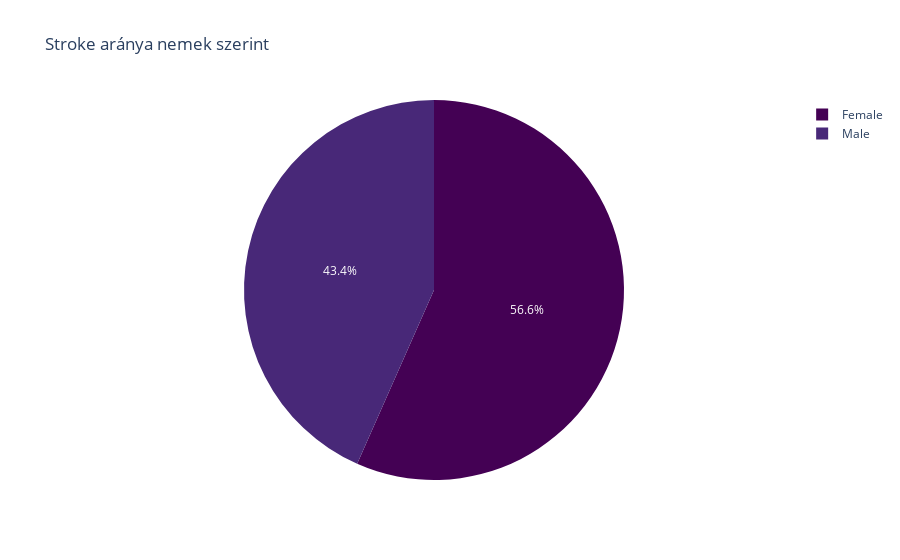
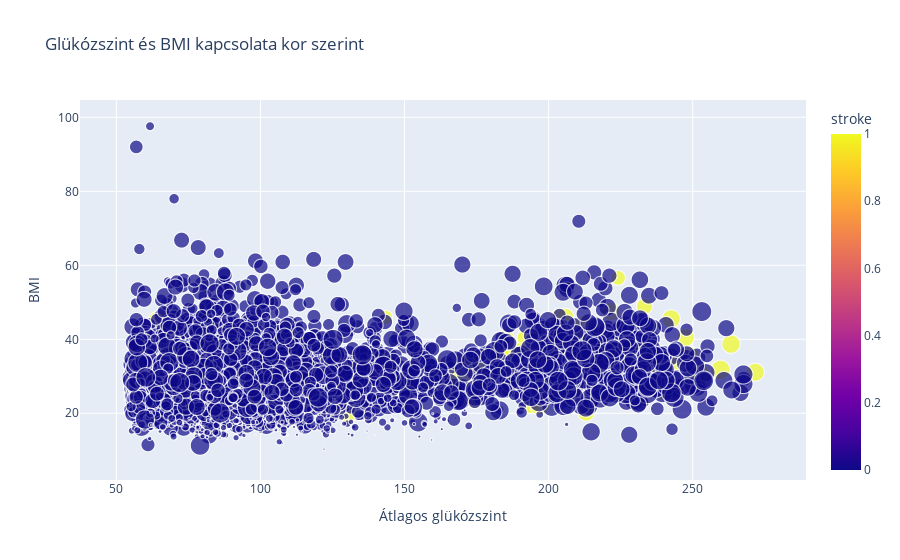
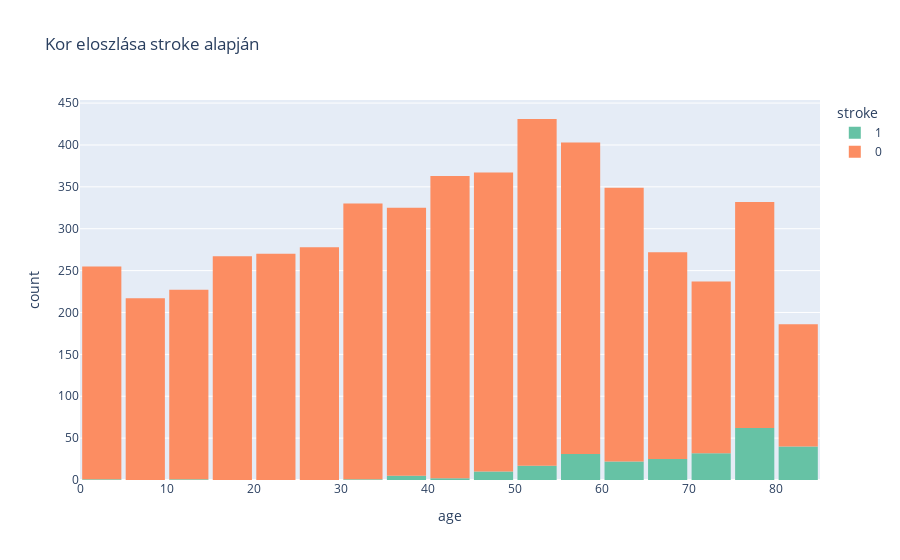
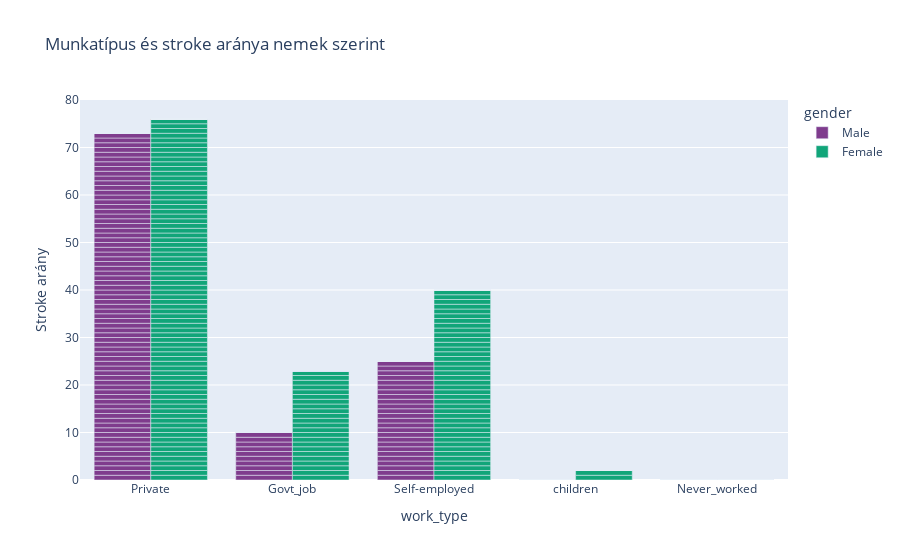

Notebook code for these charts, in order:
### Code cell
import plotly.express as px
data_cleaned = data.copy()
data_cleaned['bmi'] = data_cleaned['bmi'].fillna(data_cleaned['bmi'].mean())
data_cleaned = data_cleaned[data_cleaned['gender'] != 'Other']
data_cleaned = data_cleaned.drop_duplicates()

data_shape_after_cleaning = data_cleaned.shape
missing_values_after_cleaning = data_cleaned.isnull().sum()

print("Adathalmaz tisztítása után:")
print("Adathalmaz mérete:", data_shape_after_cleaning)
print("Hiányzó értékek oszloponként:")
print(missing_values_after_cleaning)


fig1 = px.pie(
    data_frame=data,
    names='gender',
    values='stroke',
    title='Stroke aránya nemek szerint',
    color_discrete_sequence=px.colors.sequential.Viridis
)
fig1.show()


fig2 = px.scatter(
    data_frame=data,
    x='avg_glucose_level',
    y='bmi',
    size='age',
    color='stroke',
    hover_data=['gender', 'work_type'],
    title='Glükózszint és BMI kapcsolata kor szerint',
    labels={'avg_glucose_level': 'Átlagos glükózszint', 'bmi': 'BMI'}
)
fig2.show()


fig3 = px.histogram(
    data_frame=data,
    x='age',
    color='stroke',
    nbins=20,
    title='Kor eloszlása stroke alapján',
    color_discrete_sequence=px.colors.qualitative.Set2
)
fig3.update_layout(bargap=0.1)
fig3.show()


fig4 = px.bar(
    data_frame=data,
    x='work_type',
    y='stroke',
    color='gender',
    barmode='group',
    title='Munkatípus és stroke aránya nemek szerint',
    labels={'stroke': 'Stroke arány'},
    color_discrete_sequence=px.colors.qualitative.Bold
)
fig4.show()


age_stroke_ratio = data.groupby('age')['stroke'].mean().reset_index()
fig5 = px.line(
    data_frame=age_stroke_ratio,
    x='age',
    y='stroke',
    title='Stroke aránya az életkor szerint',
    labels={'stroke': 'Stroke arány', 'age': 'Kor'},
    line_shape='spline'
)
fig5.show()

### Figure 1 — Plotly figure (JSON) as saved in the notebook; plotly's stock layout.template omitted (floating-point values rounded to 4 significant figures; data arrays with more than 128 entries replaced by an {"elided": "..."} marker saying what was removed)
{"data": [{"domain": {"x": [0, 1], "y": [0, 1]}, "hovertemplate": "gender=%{label}<br>stroke=%{value}<extra></extra>", "labels": {"elided": "5109 str values"}, "legendgroup": "", "name": "", "showlegend": true, "type": "pie", "values": {"elided": "5109 int values"}}], "layout": {"legend": {"tracegroupgap": 0}, "piecolorway": ["#440154", "#482878", "#3e4989", "#31688e", "#26828e", "#1f9e89", "#35b779", "#6ece58", "#b5de2b", "#fde725"], "title": {"text": "Stroke aránya nemek szerint"}}}

### Figure 2 — Plotly figure (JSON) as saved in the notebook; plotly's stock layout.template omitted (floating-point values rounded to 4 significant figures; data arrays with more than 128 entries replaced by an {"elided": "..."} marker saying what was removed)
{"data": [{"customdata": {"elided": "5109x2 str values"}, "hovertemplate": "Átlagos glükózszint=%{x}<br>BMI=%{y}<br>age=%{marker.size}<br>gender=%{customdata[0]}<br>work_type=%{customdata[1]}<br>stroke=%{marker.color}<extra></extra>", "legendgroup": "", "marker": {"color": {"elided": "5109 int values"}, "coloraxis": "coloraxis", "size": {"elided": "5109 float values"}, "sizemode": "area", "sizeref": 0.205, "symbol": "circle"}, "mode": "markers", "name": "", "showlegend": false, "type": "scattergl", "x": {"elided": "5109 float values"}, "xaxis": "x", "y": {"elided": "5109 float values"}, "yaxis": "y"}], "layout": {"coloraxis": {"colorbar": {"title": {"text": "stroke"}}, "colorscale": [[0, "#0d0887"], [0.1111, "#46039f"], [0.2222, "#7201a8"], [0.3333, "#9c179e"], [0.4444, "#bd3786"], [0.5556, "#d8576b"], [0.6667, "#ed7953"], [0.7778, "#fb9f3a"], [0.8889, "#fdca26"], [1, "#f0f921"]]}, "legend": {"itemsizing": "constant", "tracegroupgap": 0}, "title": {"text": "Glükózszint és BMI kapcsolata kor szerint"}, "xaxis": {"anchor": "y", "domain": [0, 1], "title": {"text": "Átlagos glükózszint"}}, "yaxis": {"anchor": "x", "domain": [0, 1], "title": {"text": "BMI"}}}}

### Figure 3 — Plotly figure (JSON) as saved in the notebook; plotly's stock layout.template omitted (floating-point values rounded to 4 significant figures; data arrays with more than 128 entries replaced by an {"elided": "..."} marker saying what was removed)
{"data": [{"alignmentgroup": "True", "bingroup": "x", "hovertemplate": "stroke=1<br>age=%{x}<br>count=%{y}<extra></extra>", "legendgroup": "1", "marker": {"color": "rgb(102,194,165)", "pattern": {"shape": ""}}, "name": "1", "nbinsx": 20, "offsetgroup": "1", "orientation": "v", "showlegend": true, "type": "histogram", "x": {"elided": "249 float values"}, "xaxis": "x", "yaxis": "y"}, {"alignmentgroup": "True", "bingroup": "x", "hovertemplate": "stroke=0<br>age=%{x}<br>count=%{y}<extra></extra>", "legendgroup": "0", "marker": {"color": "rgb(252,141,98)", "pattern": {"shape": ""}}, "name": "0", "nbinsx": 20, "offsetgroup": "0", "orientation": "v", "showlegend": true, "type": "histogram", "x": {"elided": "4860 float values"}, "xaxis": "x", "yaxis": "y"}], "layout": {"bargap": 0.1, "barmode": "relative", "legend": {"title": {"text": "stroke"}, "tracegroupgap": 0}, "title": {"text": "Kor eloszlása stroke alapján"}, "xaxis": {"anchor": "y", "domain": [0, 1], "title": {"text": "age"}}, "yaxis": {"anchor": "x", "domain": [0, 1], "title": {"text": "count"}}}}

### Figure 4 — Plotly figure (JSON) as saved in the notebook; plotly's stock layout.template omitted (floating-point values rounded to 4 significant figures; data arrays with more than 128 entries replaced by an {"elided": "..."} marker saying what was removed)
{"data": [{"alignmentgroup": "True", "hovertemplate": "gender=Male<br>work_type=%{x}<br>Stroke arány=%{y}<extra></extra>", "legendgroup": "Male", "marker": {"color": "rgb(127, 60, 141)", "pattern": {"shape": ""}}, "name": "Male", "offsetgroup": "Male", "orientation": "v", "showlegend": true, "textposition": "auto", "type": "bar", "x": {"elided": "2115 str values"}, "xaxis": "x", "y": {"elided": "2115 int values"}, "yaxis": "y"}, {"alignmentgroup": "True", "hovertemplate": "gender=Female<br>work_type=%{x}<br>Stroke arány=%{y}<extra></extra>", "legendgroup": "Female", "marker": {"color": "rgb(17, 165, 121)", "pattern": {"shape": ""}}, "name": "Female", "offsetgroup": "Female", "orientation": "v", "showlegend": true, "textposition": "auto", "type": "bar", "x": {"elided": "2994 str values"}, "xaxis": "x", "y": {"elided": "2994 int values"}, "yaxis": "y"}], "layout": {"barmode": "group", "legend": {"title": {"text": "gender"}, "tracegroupgap": 0}, "title": {"text": "Munkatípus és stroke aránya nemek szerint"}, "xaxis": {"anchor": "y", "domain": [0, 1], "title": {"text": "work_type"}}, "yaxis": {"anchor": "x", "domain": [0, 1], "title": {"text": "Stroke arány"}}}}
